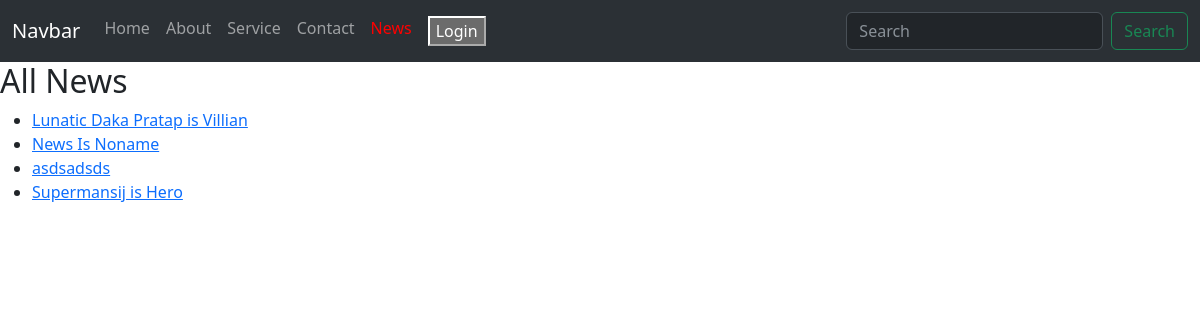
Page /news/ on the committed database.
### everestapp/models.py (models this page shows, shortened)
class TimeStamp(models.Model):
  created_at=models.DateTimeField(auto_now_add=True)
  updated_at=models.DateTimeField(auto_now=True,null=True,blank=True)
  class Meta:
    abstract=True

class News(TimeStamp):
  title = models.CharField(max_length=200)
  category= models.ForeignKey(Category,on_delete=models.CASCADE, related_name='allnews')
  content=models.TextField(null=True,blank=True)
  image=models.ImageField(upload_to='news/',null=True,blank=True)
  author =models.ForeignKey(User,on_delete=models.CASCADE)
  viewed=models.PositiveIntegerField(default=1)

### everestapp/views.py (the view)
# urls.py: path("news/",ClientNewsView.as_view(), name="clientnews"),
class ClientNewsView(ListView):
  template_name ="clientnews.html"
  model = News
  context_object_name='news'

### templates/clientnews.html
{% extends 'clientbase.html'%}
{% block main %}
<h2>All News</h2>
<ul>
    {% for n in news %}
      <li>
        <a href="/news/{{n.id}}/">{{n.title}}</a>
      </li>
    {% endfor %}
</ul>
{% endblock %}
{% block news%}
active
{%endblock%}

### rows in the picture
News: title "Lunatic Daka Pratap is Villian"
News: title "News Is Noname"
News: title "asdsadsds"
News: title "Supermansij is Hero"
